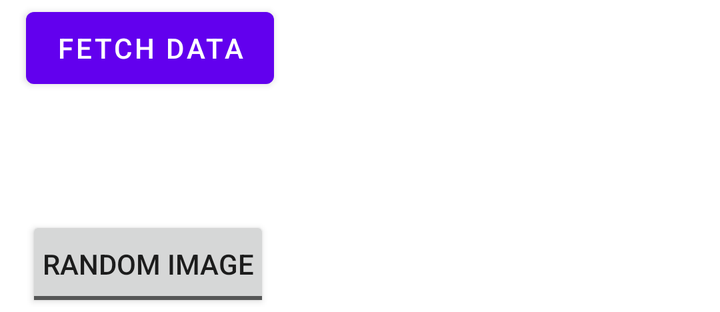
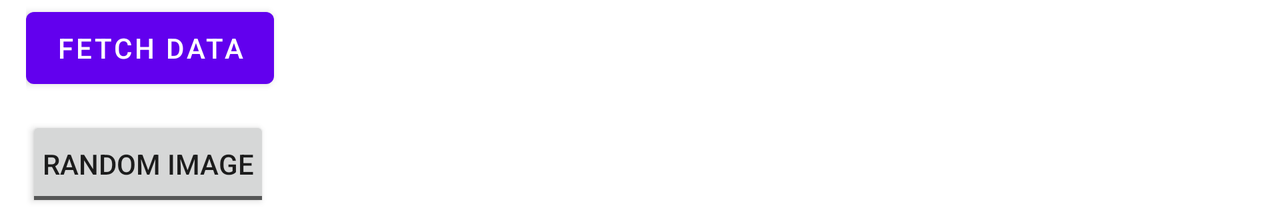

Two renders of one Android screen. The first uses the default layout on a phone; the second uses the alternative layout the repository ships for a different screen configuration, on a matching device. The two XML files are below.
<!-- AndroidManifest.xml: application theme Theme.StarGazrAndroid -->
<!-- res/layout/search_view.xml -->
<?xml version="1.0" encoding="utf-8"?>
<RelativeLayout xmlns:android="http://schemas.android.com/apk/res/android"
    android:id="@+id/relative_layout"
    android:layout_width="match_parent"
    android:layout_height="wrap_content">

    <Button
        android:id="@+id/button_fetch_data"
        android:layout_width="124dp"
        android:layout_height="wrap_content"
        android:layout_alignParentLeft="true"
        android:layout_alignParentTop="true"
        android:layout_marginLeft="13dp"
        android:layout_marginTop="0dp"
        android:padding="8dp"
        android:text="@string/fetch_data" />

    <ToggleButton
        android:id="@+id/toggle_date_picker"
        android:layout_width="wrap_content"
        android:layout_height="wrap_content"
        android:layout_below="@+id/button_fetch_data"
        android:layout_alignParentLeft="true"
        android:layout_marginLeft="13dp"
        android:layout_marginTop="60dp"
        android:padding="8dp"
        android:textOff="@string/random_image"
        android:textOn="@string/date" />

    <DatePicker
        android:id="@+id/date_picker"
        android:layout_width="220dp"
        android:layout_height="150dp"
        android:layout_alignParentRight="true"
        android:layout_centerInParent="true"
        android:calendarViewShown="false"
        android:datePickerMode="spinner"
        android:visibility="gone" />

</RelativeLayout>
<!-- resources referenced by this layout -->
<resources>
  <string name="date">Date</string>
  <string name="fetch_data">Fetch Data</string>
  <string name="random_image">Random image</string>
  <style name="Theme.StarGazrAndroid" parent="Theme.MaterialComponents.DayNight.DarkActionBar">
          
          <item name="colorPrimary">@color/purple_500</item>
          <item name="colorPrimaryVariant">@color/purple_700</item>
          <item name="colorOnPrimary">@color/white</item>
          
          <item name="colorSecondary">@color/teal_200</item>
          <item name="colorSecondaryVariant">@color/teal_700</item>
          <item name="colorOnSecondary">@color/black</item>
          
          <item name="android:statusBarColor">?attr/colorPrimaryVariant</item>
          
      </style>
</resources>
<!-- res/layout-land/search_view.xml (the repository's variant of the layout above) -->
<!-- drawn on the phone turned sideways -->
<?xml version="1.0" encoding="utf-8"?>
<RelativeLayout xmlns:android="http://schemas.android.com/apk/res/android"
    android:id="@+id/relative_layout"
    android:layout_width="match_parent"
    android:layout_height="wrap_content">

    <LinearLayout
        android:layout_width="match_parent"
        android:layout_height="wrap_content"
        android:orientation="vertical"
        android:layout_marginStart="13dp">

        <Button
            android:id="@+id/button_fetch_data"
            android:layout_width="124dp"
            android:layout_height="wrap_content"
            android:layout_marginTop="0dp"
            android:padding="8dp"
            android:text="@string/fetch_data" />

        <DatePicker
            android:id="@+id/date_picker"
            android:layout_width="wrap_content"
            android:layout_height="100dp"
            android:calendarViewShown="false"
            android:datePickerMode="spinner"
            android:visibility="gone" />

        <ToggleButton
            android:id="@+id/toggle_date_picker"
            android:layout_width="wrap_content"
            android:layout_height="wrap_content"
            android:layout_marginTop="10dp"
            android:padding="8dp"
            android:textOff="@string/random_image"
            android:textOn="@string/date" />

    </LinearLayout>

</RelativeLayout>
